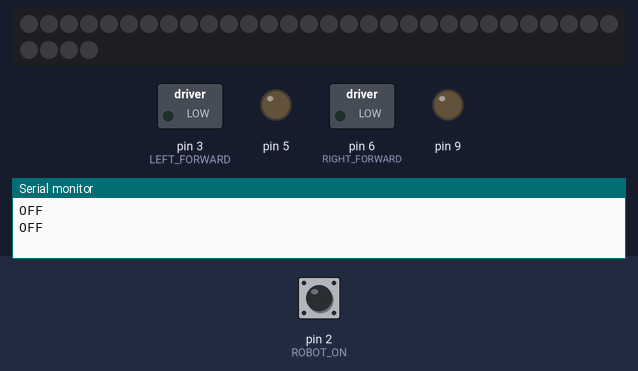
The program below on a simulated Arduino Uno, built with avr-gcc and run on an emulated ATmega328P. On the bench: 34 RGB LEDs in strip order, left to right, continuing on the next row, switched loads named in the program (green lamp = pin HIGH), output pins drawn as LEDs (lit = HIGH), the last lines printed to the serial monitor. The test bench sets the inputs (shaded band); at power-on: pin 2 (ROBOT_ON) LOW.

Above: at 1.8 s.
1.9 s: pin 2 (ROBOT_ON) pulled HIGH for 1 s
At 2.5 s:
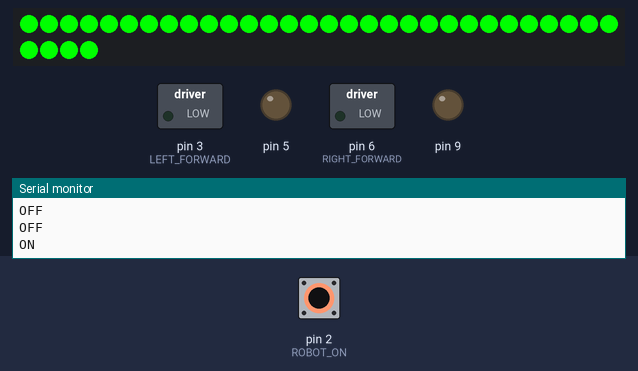
5.1 s: pin 2 (ROBOT_ON) pulled HIGH for 0.15 s
At 5.15 s:
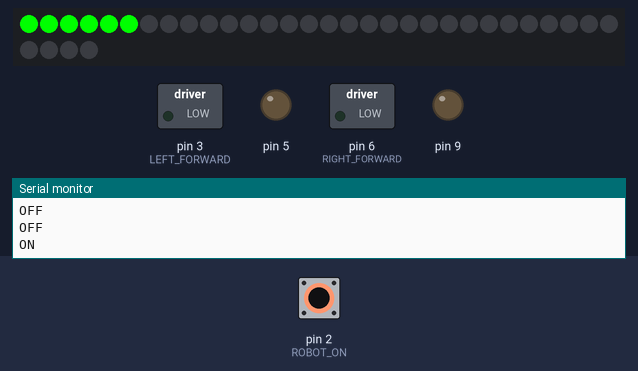
Timing chart, 0 to 8.1 s (numbered marks = the images above; inputs shaded):
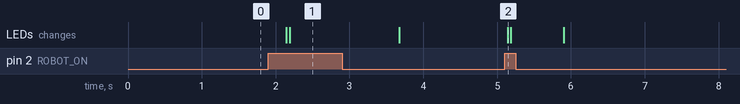

Measured:
- after the input at 1.9 s, the LEDs: first change after 0.25 s (image 1 shows a later state)
- after the input at 5.1 s, the LEDs: change after 0.05 s (image 2)

The program:

main.cpp
```cpp
/******************************************************************
 * robot controll for UBI
 *
 * NOTES:
 *  CTRL_CLK has to be 4!
 *  reconfig of controller is done in read_gamepad()
 ******************************************************************/

#include <Adafruit_NeoPixel.h>
#include <Arduino_FreeRTOS.h>
#include <Robot.h>

#define PS2_DAT 12
#define PS2_CMD 11
#define PS2_SEL 10
#define PS2_CLK 13

// motor pins
#define LEFT_FORWARD 3    // A2
#define LEFT_BACKWARD 5   // A1
#define RIGHT_FORWARD 6   // B1
#define RIGHT_BACKWARD 9  // B2

// NeoPixel
#define PIXEL_PIN 7

#define NUMPIXELS 34

//#define pressures   true
#define pressures false
//#define rumble      true
#define rumble false

#define ROBOT_ON 2

void TaskControllRobot(void *pvParameters);
void TaskBlink(void *pvParameters);
void TaskCheckESP(void *pvParameters);

Robot robot;

Adafruit_NeoPixel pixels(NUMPIXELS, PIXEL_PIN, NEO_GRB + NEO_KHZ800);


void drive_forward(byte val) {
  val = 255 - val;
  // val = map(val, 0, 1023, 0, 255);
  analogWrite(LEFT_FORWARD, val);
  analogWrite(RIGHT_FORWARD, val);
}

void setup() {
  Serial.begin(115200);

  pinMode(ROBOT_ON, INPUT);

  pixels.begin();
  pixels.clear();

  robot.init(PS2_CLK, PS2_CMD, PS2_SEL, PS2_DAT, pressures, rumble, LEFT_FORWARD, LEFT_BACKWARD,
             RIGHT_FORWARD, RIGHT_BACKWARD);

  xTaskCreate(TaskControllRobot, "ControllRobot",
              128  // This stack size can be checked & adjusted by reading Highwater
              ,
              NULL, 1  // priority
              ,
              NULL);

  xTaskCreate(TaskBlink, "Blink"  // A name just for humans
              ,
              128  // Stack size
              ,
              NULL, 2  // priority
              ,
              NULL);

  xTaskCreate(TaskCheckESP, "CheckESP"  // A name just for humans
              ,
              128  // Stack size
              ,
              NULL, 2  // priority
              ,
              NULL);
}

void loop() {
}

void TaskControllRobot(void *pvParameters) {
  (void)pvParameters;

  for (;;) {
    robot.controll();
    vTaskDelay(1);  // one tick delay (15ms) in between reads for stability
  }
}

void TaskBlink(void *pvParameters) {
  (void)pvParameters;

  Color color = red;

  for (;;) {
    if (robot.allowColor == true) {
      color = robot.get_color();
      for (int i = 0; i < NUMPIXELS; i++) {
        if (color == red) {
          pixels.setPixelColor(i, pixels.Color(0, 255, 0));
        }
        if (color == blue) {
          pixels.setPixelColor(i, pixels.Color(0, 0, 255));
        }
        if (color == green) {
          pixels.setPixelColor(i, pixels.Color(255, 0, 0));
        }
        if (color == magenta) {
          pixels.setPixelColor(i, pixels.Color(255, 0, 255));
        }

        pixels.show();
      }
    }
    if (robot.allowColor == false) {
      for (int i = 0; i < NUMPIXELS; i++) {
        pixels.setPixelColor(i, pixels.Color(0, 0, 0));
      }
      pixels.show();
    }
    vTaskDelay(5);  // one tick delay (15ms) in between reads for stability
  }
}

void TaskCheckESP(void *pvParameters) {
  (void)pvParameters;

  for (;;) {
    if (digitalRead(ROBOT_ON) == HIGH) {
      Serial.println("ON");
      robot.robotOn = true;
      robot.allowColor = true;
    }
    if (digitalRead(ROBOT_ON) == LOW) {
      Serial.println("OFF");
      robot.robotOn = false;
      robot.allowColor = false;
    }

    vTaskDelay(50);  // one tick delay (15ms) in between reads for stability
  }
}
```
